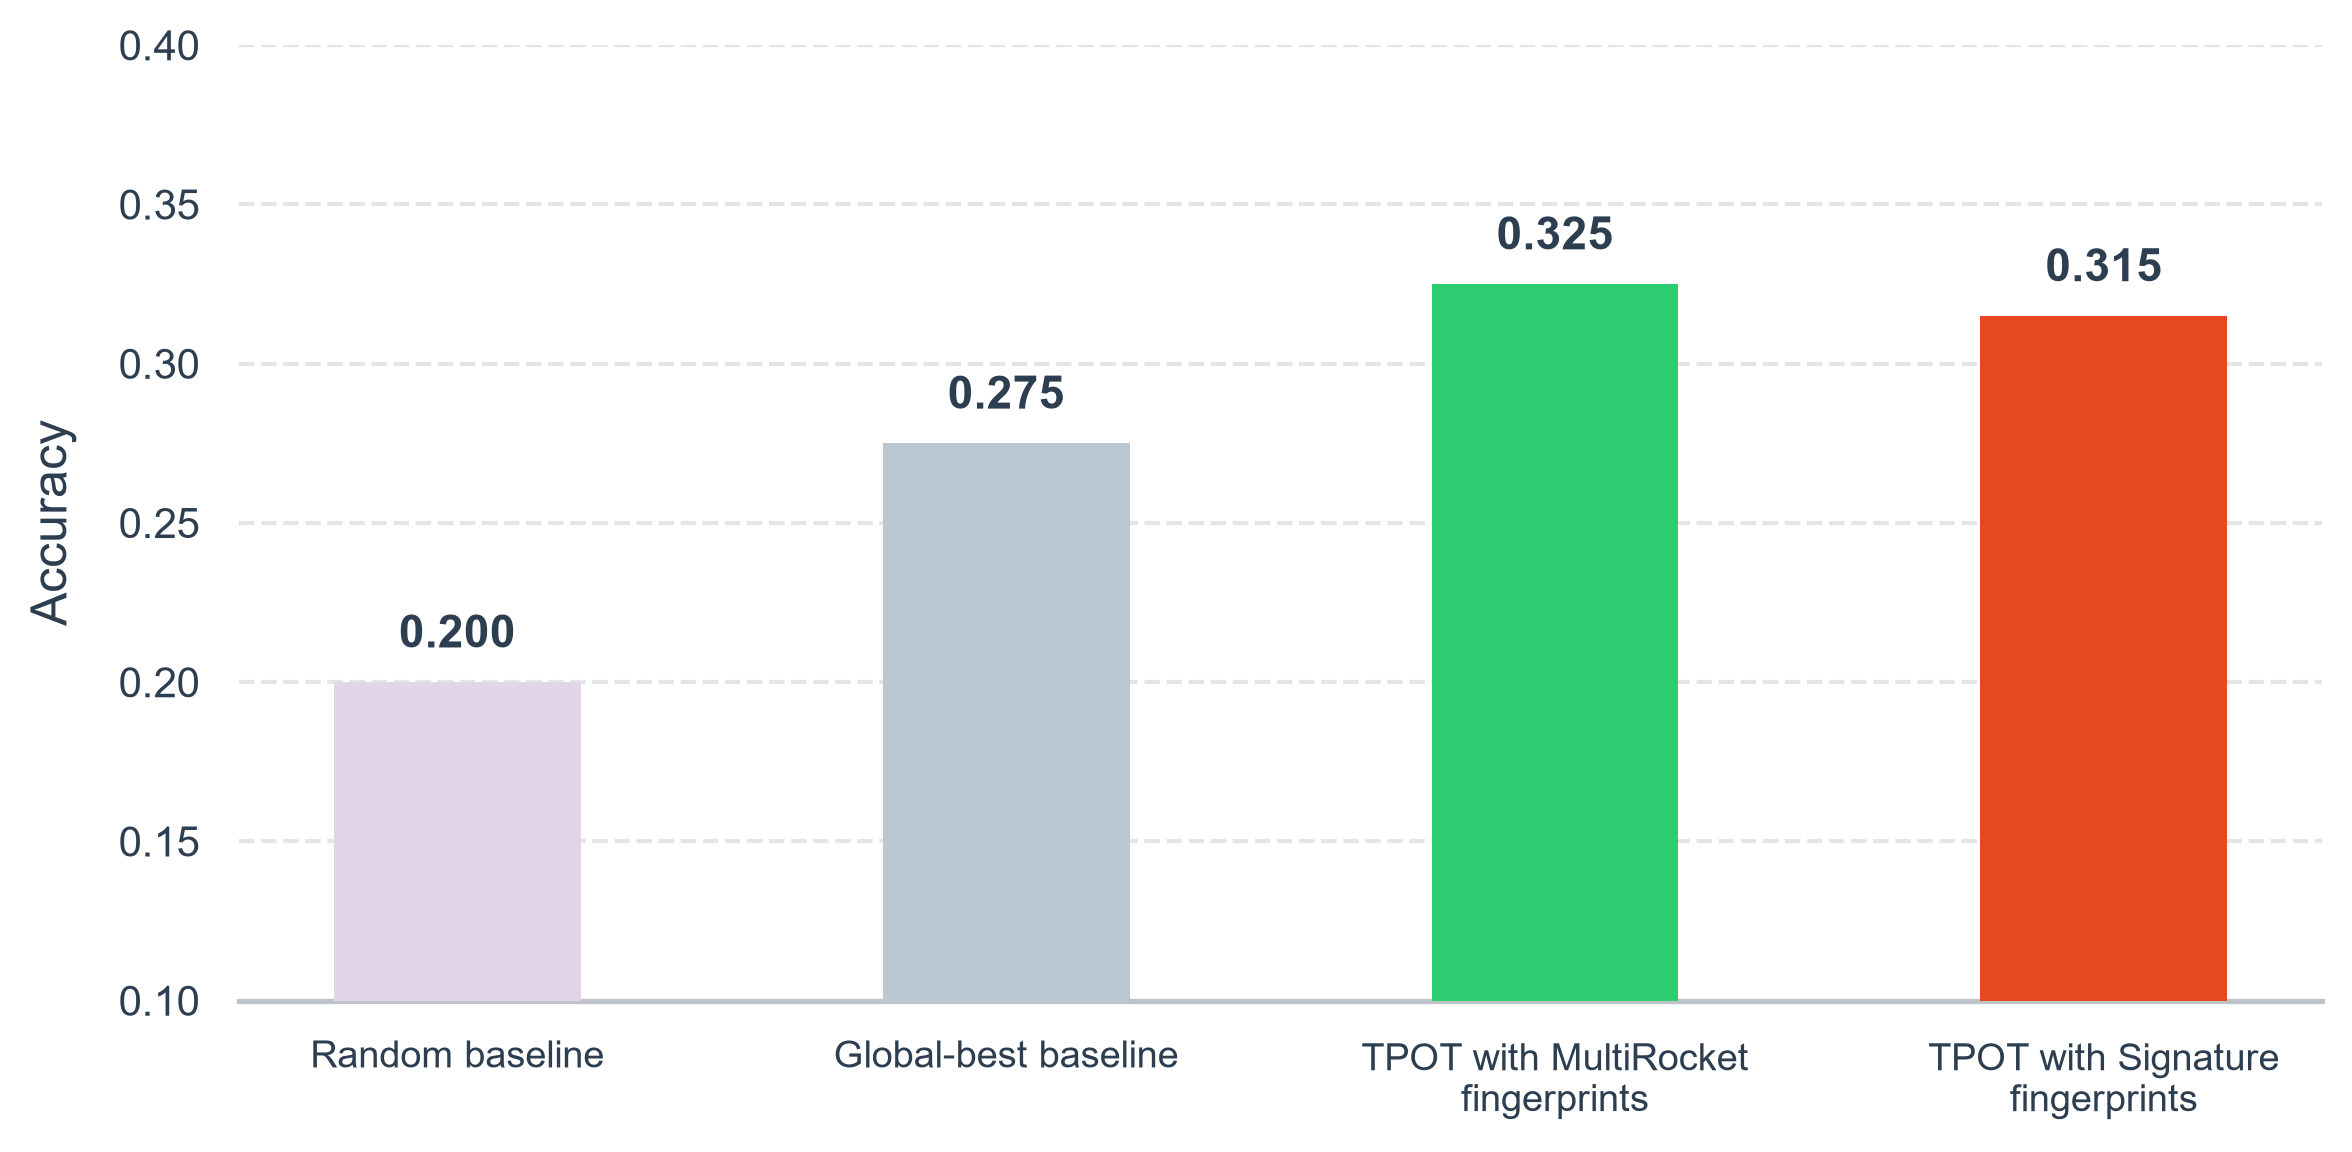

This chart was generated by the following Python code:
import matplotlib.pyplot as plt
import seaborn as sns

# Stílus beállítása a modern, letisztult megjelenésért
sns.set_theme(style="whitegrid")

# Adatok
categories = [
    'Random baseline',
    'Global-best baseline',
    'TPOT with MultiRocket\nfingerprints',
    'TPOT with Signature\nfingerprints'
]
values = [0.2, 0.275 ,0.325 , 0.315]
colors = ['#e1d5e7', '#BAC8D3', '#2ECC71', "#E64922"]

# Diagram mérete és létrehozása
fig, ax = plt.subplots(figsize=(8, 4), dpi=300)

# Oszlopok kirajzolása
bars = ax.bar(categories, values, color=colors, width=0.45, edgecolor='none', zorder=3)

# Értékek feltüntetése az oszlopok tetején
for bar in bars:
    height = bar.get_height()
    ax.annotate(
        f'{height:.3f}',
        xy=(bar.get_x() + bar.get_width() / 2, height),
        xytext=(0, 6),
        textcoords="offset points",
        ha='center',
        va='bottom',
        fontsize=11,
        fontweight='bold',
        color='#2C3E50'
    )

# Címek és tengelyek beállítása
ax.set_ylabel('Accuracy', fontsize=12, labelpad=10, color='#2C3E50')
ax.set_ylim(0.1, 0.4)

# Vonalak és keretek finomhangolása
ax.spines['top'].set_visible(False)
ax.spines['right'].set_visible(False)
ax.spines['left'].set_visible(False)
ax.spines['bottom'].set_color('#BDC3C7')
ax.yaxis.grid(True, linestyle='--', alpha=0.5, zorder=0)
ax.xaxis.grid(False)

ax.tick_params(axis='x', labelsize=9, colors='#2C3E50')
ax.tick_params(axis='y', labelsize=10, colors='#2C3E50')

# Helykihasználás optimálása
plt.tight_layout()

# Mentés képfájlként
plt.savefig('bar_chart.png', dpi=300, bbox_inches='tight')

# Megjelenítés
plt.show()
